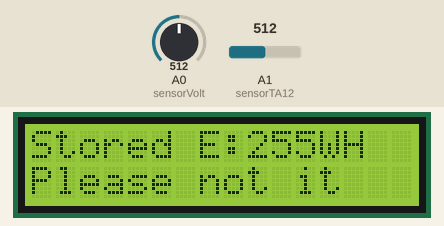
Bench run of a sketch on a simulated Arduino Uno, built with avr-gcc and run on an emulated ATmega328P. Shown: 16×2 character LCD. The test bench sets the inputs (shaded band); at power-on: A0 (sensorVolt) = 512, A1 (sensorTA12) = 512. EEPROM starts erased; the modem accepts every AT command (registered, SIM ready, sends succeed) and sends nothing else; what the sketch prints to the serial monitor is not drawn.

Above: at 1.1 s.
At 13.2 s:
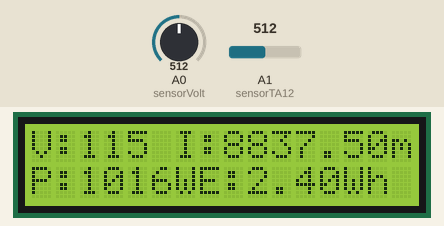
At 33.6 s:
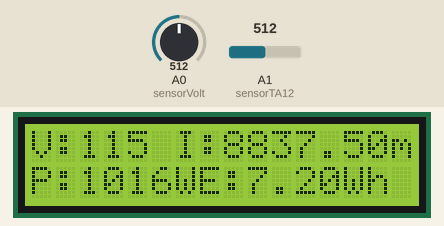
At 64.2 s:
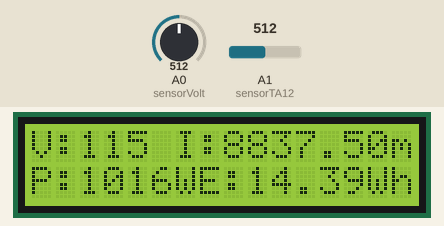
At 94.9 s:
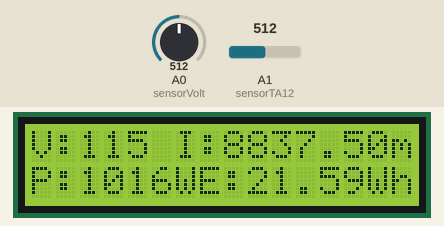
At 125.5 s:
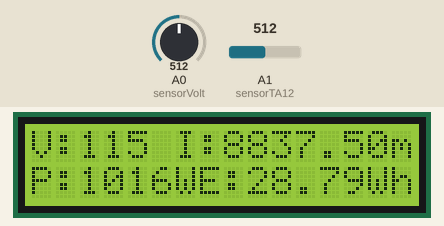

The sketch:

power_meter_SIM.ino
```cpp
#include <LiquidCrystal.h>
#include <SoftwareSerial.h>
#include <EEPROM.h>
//SIM800 TX is connected to Arduino D8
#define SIM800_TX_PIN 10

//SIM800 RX is connected to Arduino D7
#define SIM800_RX_PIN 11
LiquidCrystal lcd(2, 3, 4, 5, 6, 7);
SoftwareSerial serialSIM800(SIM800_TX_PIN,SIM800_RX_PIN);
 int a[10] = {48,49,50,51,52,53,54,55,56,57};


int sensorVolt = A0;
int sensorTA12 = A1; // Analog input pin that sensor is attached to

int voltage;
float nVPP;   // Voltage measured across resistor
float nCurrThruResistorPP; // Peak Current Measured Through Resistor
float nCurrThruResistorRMS; // RMS current through Resistor
float nCurrentThruWire;     // Actual RMS current in Wire
float energy,total_energy;
unsigned int sec = 0;
int Power;
int temp = 0;
int i = 0;
int energy_eeprom ,saved_energy;
void setup()
 {
   Serial.begin(9600);
   lcd.begin(16, 2);
   serialSIM800.begin(9600);
    delay(1000);

   pinMode(sensorTA12, INPUT);
   pinMode(sensorVolt, INPUT);
         energy_eeprom = EEPROM.read(0);
         lcd.clear();
      lcd.setCursor(0,0);
      lcd.print("Stored E:");
      lcd.print(energy_eeprom);
      lcd.print("WH");
      lcd.setCursor(0,1);
      lcd.print("Please not it");
      delay(10000);

 }


 void loop()
 {

   voltage = getVolts();
   nVPP = getVPP();

   /*
   Use Ohms law to calculate current across resistor
   and express in mA
   */

   nCurrThruResistorPP = (nVPP/200.0) * 1000.0;

   /*
   Use Formula for SINE wave to convert
   to RMS
   */

   nCurrThruResistorRMS = nCurrThruResistorPP * 0.707;

   /*
   Current Transformer Ratio is 1000:1...

   Therefore current through 200 ohm resistor
   is multiplied by 1000 to get input current
   */

   nCurrentThruWire = nCurrThruResistorRMS * 1000;


//   Serial.print("Volts Peak : ");
//   Serial.println(nVPP,3);


/*   Serial.print("Current Through Resistor (Peak) : ");
   Serial.print(nCurrThruResistorPP,3);
   Serial.println(" mA Peak to Peak");

   Serial.print("Current Through Resistor (RMS) : ");
   Serial.print(nCurrThruResistorRMS,3);
   Serial.println(" mA RMS");*/

   Power = nCurrThruResistorRMS  *  voltage;
   sec = millis()/1024;
   energy = (Power*8.5)/(3600);
   delay(1);
   Serial.println(sec);

   total_energy = energy + total_energy;

     energy_eeprom = total_energy ;
     EEPROM.write(0, energy_eeprom);

   Serial.print("Current Through Wire : ");
   Serial.print(nCurrentThruWire,3);
   Serial.println(" mA RMS");

    Serial.print("AC Voltage : ");
   Serial.print(voltage);
   Serial.println(" VRMS");

    Serial.print("Power : ");
   Serial.print(Power);
   Serial.println(" Watt");

    Serial.print("Energy : ");
   Serial.print(total_energy);
   Serial.println(" Wh");

   Serial.print("Energy_eeprom : ");
     Serial.print(energy_eeprom);
    Serial.println();

   Serial.println();
  lcd.clear();
  lcd.setCursor(0,0);
  lcd.print("V:");
  lcd.print(voltage);
  lcd.print(" I:");
  lcd.print(nCurrentThruWire);
  lcd.print("mA");

  lcd.setCursor(0,1);
  lcd.print("P:");
  lcd.print(Power);
  lcd.print("W");
  lcd.print("E:");
  lcd.print(total_energy);
  lcd.print("Wh");

  send_message_user();
  send_message_server();
 }


 /************************************
In order to calculate RMS current, we need to know
the peak to peak voltage measured at the output across the
200 Ohm Resistor

The following function takes one second worth of samples
and returns the peak value that is measured
 *************************************/

//Current
float getVPP()
{
  float result;
  int readValue;             //value read from the sensor
  int maxValue = 0;          // store max value here
   uint32_t start_time = millis();
   while((millis()-start_time) < 1000) //sample for 1 Sec
   {
       readValue = analogRead(sensorTA12);
       // see if you have a new maxValue
       if (readValue > maxValue)
       {
           /*record the maximum sensor value*/
           maxValue = readValue;
       }
   }

   // Convert the digital data to a voltage
   result = (maxValue * 5.0)/1024.0;
  //result = map(maxValue, 0, 1024, 0, 230);
   return result;
 }

//Voltage
 float getVolts()
{
  float Vrms;
  int Volt_Value;             //value read from the sensor
  int maxVolt = 0;          // store max value here
   uint32_t start_time = millis();
   while((millis()-start_time) < 1000) //sample for 1 Sec
   {
       Volt_Value = analogRead(sensorVolt);
       // see if you have a new maxValue
       if (Volt_Value > maxVolt)
       {
           /*record the maximum sensor value*/
           maxVolt = Volt_Value;
       }
   }

   // Convert the digital data to a voltage
   //result = (maxValue * 5.0)/1024.0;
    Vrms = map(maxVolt, 0, 1024, 0, 230);
   return Vrms;
 }

 void send_message_user()
 {
   serialSIM800.write("AT+CMGF=1\r\n");
  delay(1000);

  //Send new SMS command and message number
  serialSIM800.write("AT+CMGS=\"+92433013924\"\r\n");
  delay(1000);
  //Send SMS content
   convert_int();
  //Send Ctrl+Z / ESC to denote SMS message is complete
  serialSIM800.write((char)26);
  delay(1000);
 }
 void send_message_server()
 {
   serialSIM800.write("AT+CMGF=1\r\n");
  delay(1000);

  //Send new SMS command and message number
  serialSIM800.write("AT+CMGS=\"+923218989261\"\r\n");
  delay(1000);
  //Send SMS content
   convert_int();
  //Send Ctrl+Z / ESC to denote SMS message is complete
  serialSIM800.write((char)26);
  delay(1000);
 }
 void convert_int()
{
  serialSIM800.write("Your Current Power is = ");
  if(Power < 100)
  {
    i = Power/10;
    serialSIM800.write(a[i]);
    i = Power%10;
    serialSIM800.write(a[i]);
  }

  else if(Power>100 && Power<1000)
  {
    i = Power/100;
    serialSIM800.write(a[i]);
    temp = Power - (i*100);
    i = temp/10;
    serialSIM800.write(a[i]);
    i =  temp%10;
    serialSIM800.write(a[i]);
  }
  serialSIM800.write("Watt");
  delay(1000);
  temp = 0;
  i = 0;
}
```

Measured:
- what the display in image 0 shows lasts 12.1 s, from 1.1 s to 13.2 s
- what the display in image 1 shows lasts 10.2 s, from 13.2 s to 23.4 s
